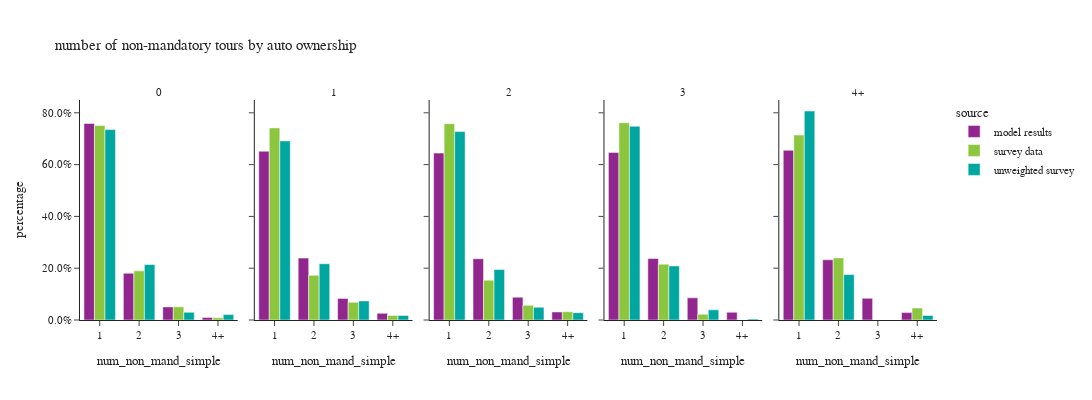

Notebook code cell kept with this figure:
### Markdown cell above
- number of non-mandatory tours

### Code cell
df_1 = per_data.groupby(['source','auto_ownership_simple','num_non_mand_simple'])['person_weight'].sum().reset_index()
df_1['percentage'] = df_1.groupby(['auto_ownership_simple','source'], group_keys=False)['person_weight']. \
    apply(lambda x: x / float(x.sum()))

fig = px.bar(df_1, x="num_non_mand_simple", y="percentage", color="source",barmode="group",
             facet_col="auto_ownership_simple",
             title="number of non-mandatory tours by auto ownership")
fig.for_each_annotation(lambda a: a.update(text=a.text.split("=")[-1]))
fig.update_layout(height=400, width=1200)
fig.update_yaxes(tickformat=".1%")
fig.show()

### Figure 1 — Plotly figure (JSON) as saved in the notebook; plotly's stock layout.template omitted (floating-point values rounded to 4 significant figures)
{"data": [{"alignmentgroup": "True", "hovertemplate": "source=model results<br>auto_ownership_simple=0<br>num_non_mand_simple=%{x}<br>percentage=%{y}<extra></extra>", "legendgroup": "model results", "marker": {"color": "#91268F", "pattern": {"shape": ""}}, "name": "model results", "offsetgroup": "model results", "orientation": "v", "showlegend": true, "textposition": "auto", "type": "bar", "x": ["1", "2", "3", "4+"], "xaxis": "x", "y": [0.7587, 0.1806, 0.05057, 0.01012], "yaxis": "y"}, {"alignmentgroup": "True", "hovertemplate": "source=model results<br>auto_ownership_simple=1<br>num_non_mand_simple=%{x}<br>percentage=%{y}<extra></extra>", "legendgroup": "model results", "marker": {"color": "#91268F", "pattern": {"shape": ""}}, "name": "model results", "offsetgroup": "model results", "orientation": "v", "showlegend": false, "textposition": "auto", "type": "bar", "x": ["1", "2", "3", "4+"], "xaxis": "x2", "y": [0.6517, 0.2391, 0.08339, 0.02583], "yaxis": "y2"}, {"alignmentgroup": "True", "hovertemplate": "source=model results<br>auto_ownership_simple=2<br>num_non_mand_simple=%{x}<br>percentage=%{y}<extra></extra>", "legendgroup": "model results", "marker": {"color": "#91268F", "pattern": {"shape": ""}}, "name": "model results", "offsetgroup": "model results", "orientation": "v", "showlegend": false, "textposition": "auto", "type": "bar", "x": ["1", "2", "3", "4+"], "xaxis": "x3", "y": [0.6444, 0.2367, 0.08794, 0.031], "yaxis": "y3"}, {"alignmentgroup": "True", "hovertemplate": "source=model results<br>auto_ownership_simple=3<br>num_non_mand_simple=%{x}<br>percentage=%{y}<extra></extra>", "legendgroup": "model results", "marker": {"color": "#91268F", "pattern": {"shape": ""}}, "name": "model results", "offsetgroup": "model results", "orientation": "v", "showlegend": false, "textposition": "auto", "type": "bar", "x": ["1", "2", "3", "4+"], "xaxis": "x4", "y": [0.6472, 0.2373, 0.08558, 0.0299], "yaxis": "y4"}, {"alignmentgroup": "True", "hovertemplate": "source=model results<br>auto_ownership_simple=4+<br>num_non_mand_simple=%{x}<br>percentage=%{y}<extra></extra>", "legendgroup": "model results", "marker": {"color": "#91268F", "pattern": {"shape": ""}}, "name": "model results", "offsetgroup": "model results", "orientation": "v", "showlegend": false, "textposition": "auto", "type": "bar", "x": ["1", "2", "3", "4+"], "xaxis": "x5", "y": [0.6553, 0.2326, 0.08359, 0.02858], "yaxis": "y5"}, {"alignmentgroup": "True", "hovertemplate": "source=survey data<br>auto_ownership_simple=0<br>num_non_mand_simple=%{x}<br>percentage=%{y}<extra></extra>", "legendgroup": "survey data", "marker": {"color": "#8CC63E", "pattern": {"shape": ""}}, "name": "survey data", "offsetgroup": "survey data", "orientation": "v", "showlegend": true, "textposition": "auto", "type": "bar", "x": ["1", "2", "3", "4+"], "xaxis": "x", "y": [0.7508, 0.1898, 0.05094, 0.008456], "yaxis": "y"}, {"alignmentgroup": "True", "hovertemplate": "source=survey data<br>auto_ownership_simple=1<br>num_non_mand_simple=%{x}<br>percentage=%{y}<extra></extra>", "legendgroup": "survey data", "marker": {"color": "#8CC63E", "pattern": {"shape": ""}}, "name": "survey data", "offsetgroup": "survey data", "orientation": "v", "showlegend": false, "textposition": "auto", "type": "bar", "x": ["1", "2", "3", "4+"], "xaxis": "x2", "y": [0.7418, 0.1723, 0.06824, 0.0176], "yaxis": "y2"}, {"alignmentgroup": "True", "hovertemplate": "source=survey data<br>auto_ownership_simple=2<br>num_non_mand_simple=%{x}<br>percentage=%{y}<extra></extra>", "legendgroup": "survey data", "marker": {"color": "#8CC63E", "pattern": {"shape": ""}}, "name": "survey data", "offsetgroup": "survey data", "orientation": "v", "showlegend": false, "textposition": "auto", "type": "bar", "x": ["1", "2", "3", "4+"], "xaxis": "x3", "y": [0.758, 0.1537, 0.05662, 0.03164], "yaxis": "y3"}, {"alignmentgroup": "True", "hovertemplate": "source=survey data<br>auto_ownership_simple=3<br>num_non_mand_simple=%{x}<br>percentage=%{y}<extra></extra>", "legendgroup": "survey data", "marker": {"color": "#8CC63E", "pattern": {"shape": ""}}, "name": "survey data", "offsetgroup": "survey data", "orientation": "v", "showlegend": false, "textposition": "auto", "type": "bar", "x": ["1", "2", "3", "4+"], "xaxis": "x4", "y": [0.7616, 0.2157, 0.02245, 0.0003055], "yaxis": "y4"}, {"alignmentgroup": "True", "hovertemplate": "source=survey data<br>auto_ownership_simple=4+<br>num_non_mand_simple=%{x}<br>percentage=%{y}<extra></extra>", "legendgroup": "survey data", "marker": {"color": "#8CC63E", "pattern": {"shape": ""}}, "name": "survey data", "offsetgroup": "survey data", "orientation": "v", "showlegend": false, "textposition": "auto", "type": "bar", "x": ["1", "2", "4+"], "xaxis": "x5", "y": [0.7141, 0.2398, 0.04606], "yaxis": "y5"}, {"alignmentgroup": "True", "hovertemplate": "source=unweighted survey<br>auto_ownership_simple=0<br>num_non_mand_simple=%{x}<br>percentage=%{y}<extra></extra>", "legendgroup": "unweighted survey", "marker": {"color": "#00A7A0", "pattern": {"shape": ""}}, "name": "unweighted survey", "offsetgroup": "unweighted survey", "orientation": "v", "showlegend": true, "textposition": "auto", "type": "bar", "x": ["1", "2", "3", "4+"], "xaxis": "x", "y": [0.7351, 0.2143, 0.02976, 0.02083], "yaxis": "y"}, {"alignmentgroup": "True", "hovertemplate": "source=unweighted survey<br>auto_ownership_simple=1<br>num_non_mand_simple=%{x}<br>percentage=%{y}<extra></extra>", "legendgroup": "unweighted survey", "marker": {"color": "#00A7A0", "pattern": {"shape": ""}}, "name": "unweighted survey", "offsetgroup": "unweighted survey", "orientation": "v", "showlegend": false, "textposition": "auto", "type": "bar", "x": ["1", "2", "3", "4+"], "xaxis": "x2", "y": [0.6916, 0.2173, 0.07371, 0.01746], "yaxis": "y2"}, {"alignmentgroup": "True", "hovertemplate": "source=unweighted survey<br>auto_ownership_simple=2<br>num_non_mand_simple=%{x}<br>percentage=%{y}<extra></extra>", "legendgroup": "unweighted survey", "marker": {"color": "#00A7A0", "pattern": {"shape": ""}}, "name": "unweighted survey", "offsetgroup": "unweighted survey", "orientation": "v", "showlegend": false, "textposition": "auto", "type": "bar", "x": ["1", "2", "3", "4+"], "xaxis": "x3", "y": [0.7274, 0.1951, 0.04935, 0.0282], "yaxis": "y3"}, {"alignmentgroup": "True", "hovertemplate": "source=unweighted survey<br>auto_ownership_simple=3<br>num_non_mand_simple=%{x}<br>percentage=%{y}<extra></extra>", "legendgroup": "unweighted survey", "marker": {"color": "#00A7A0", "pattern": {"shape": ""}}, "name": "unweighted survey", "offsetgroup": "unweighted survey", "orientation": "v", "showlegend": false, "textposition": "auto", "type": "bar", "x": ["1", "2", "3", "4+"], "xaxis": "x4", "y": [0.748, 0.2087, 0.03937, 0.003937], "yaxis": "y4"}, {"alignmentgroup": "True", "hovertemplate": "source=unweighted survey<br>auto_ownership_simple=4+<br>num_non_mand_simple=%{x}<br>percentage=%{y}<extra></extra>", "legendgroup": "unweighted survey", "marker": {"color": "#00A7A0", "pattern": {"shape": ""}}, "name": "unweighted survey", "offsetgroup": "unweighted survey", "orientation": "v", "showlegend": false, "textposition": "auto", "type": "bar", "x": ["1", "2", "4+"], "xaxis": "x5", "y": [0.807, 0.1754, 0.01754], "yaxis": "y5"}], "layout": {"annotations": [{"font": {}, "showarrow": false, "text": "0", "x": 0.092, "xanchor": "center", "xref": "paper", "y": 1.0, "yanchor": "bottom", "yref": "paper"}, {"font": {}, "showarrow": false, "text": "1", "x": 0.296, "xanchor": "center", "xref": "paper", "y": 1.0, "yanchor": "bottom", "yref": "paper"}, {"font": {}, "showarrow": false, "text": "2", "x": 0.5, "xanchor": "center", "xref": "paper", "y": 1.0, "yanchor": "bottom", "yref": "paper"}, {"font": {}, "showarrow": false, "text": "3", "x": 0.704, "xanchor": "center", "xref": "paper", "y": 1.0, "yanchor": "bottom", "yref": "paper"}, {"font": {}, "showarrow": false, "text": "4+", "x": 0.908, "xanchor": "center", "xref": "paper", "y": 1.0, "yanchor": "bottom", "yref": "paper"}], "barmode": "group", "height": 400, "legend": {"title": {"text": "source"}, "tracegroupgap": 0}, "title": {"text": "number of non-mandatory tours by auto ownership"}, "width": 1200, "xaxis": {"anchor": "y", "domain": [0.0, 0.184], "title": {"text": "num_non_mand_simple"}}, "xaxis2": {"anchor": "y2", "domain": [0.204, 0.388], "matches": "x", "title": {"text": "num_non_mand_simple"}}, "xaxis3": {"anchor": "y3", "domain": [0.408, 0.592], "matches": "x", "title": {"text": "num_non_mand_simple"}}, "xaxis4": {"anchor": "y4", "domain": [0.612, 0.796], "matches": "x", "title": {"text": "num_non_mand_simple"}}, "xaxis5": {"anchor": "y5", "domain": [0.816, 1.0], "matches": "x", "title": {"text": "num_non_mand_simple"}}, "yaxis": {"anchor": "x", "domain": [0.0, 1.0], "tickformat": ".1%", "title": {"text": "percentage"}}, "yaxis2": {"anchor": "x2", "domain": [0.0, 1.0], "matches": "y", "showticklabels": false, "tickformat": ".1%"}, "yaxis3": {"anchor": "x3", "domain": [0.0, 1.0], "matches": "y", "showticklabels": false, "tickformat": ".1%"}, "yaxis4": {"anchor": "x4", "domain": [0.0, 1.0], "matches": "y", "showticklabels": false, "tickformat": ".1%"}, "yaxis5": {"anchor": "x5", "domain": [0.0, 1.0], "matches": "y", "showticklabels": false, "tickformat": ".1%"}}}
